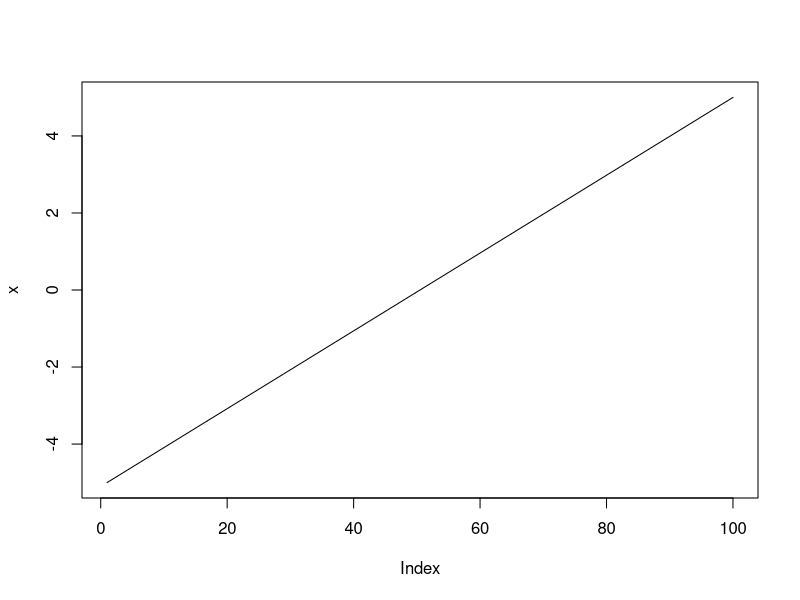
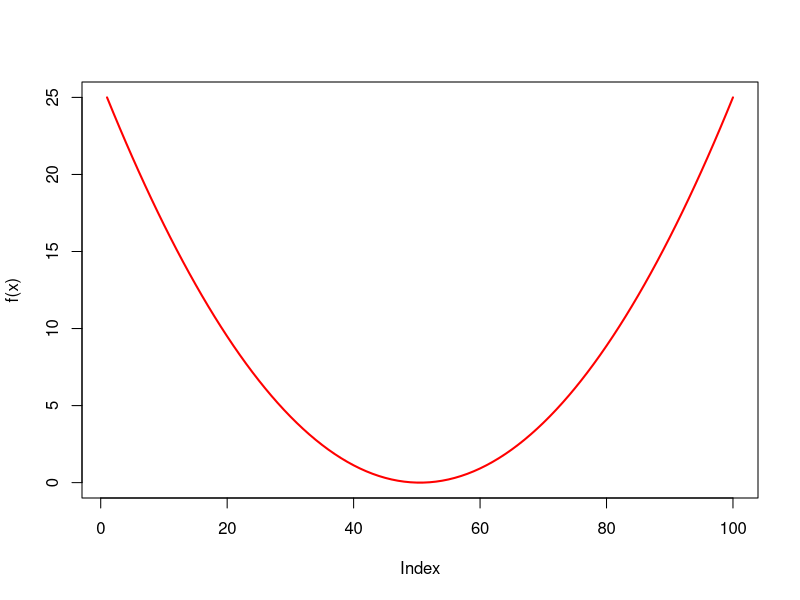

These charts were generated, in order, by the following R code:
library(dplyr)

x <- seq(-5,5,length=100)
plot(x,type="l")
f <- function(x) {
    return(x^2)
}
plot(f(x), type="l", lwd=2, col="red")
